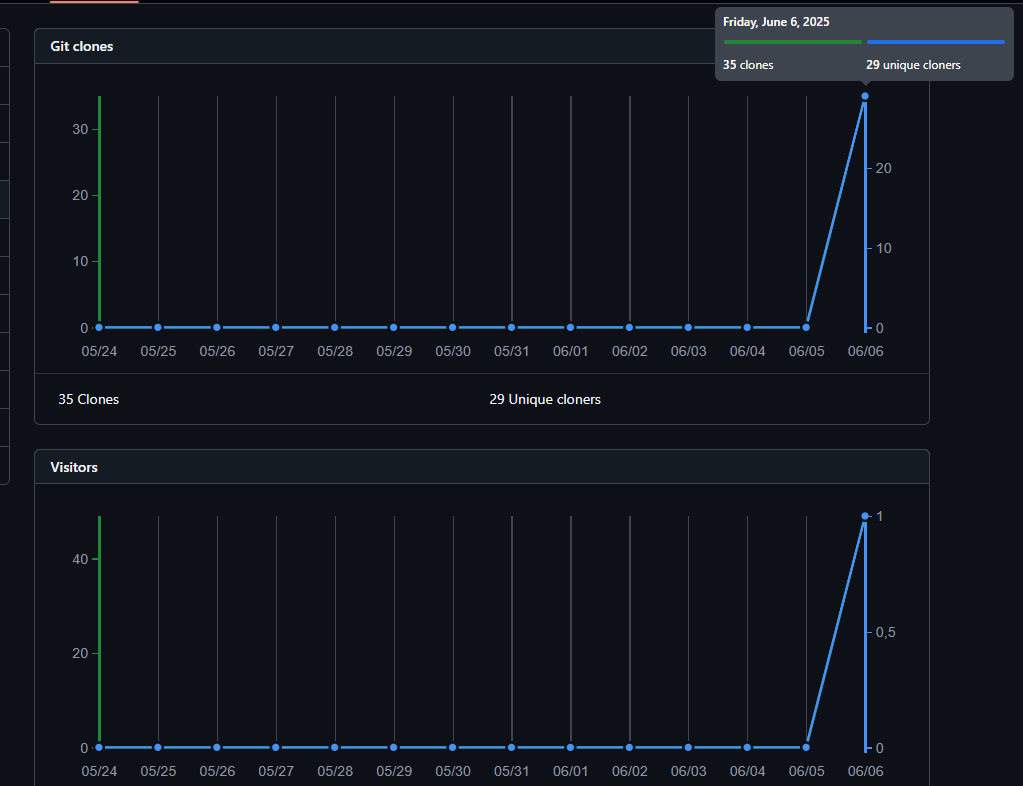
#> input picture alcantara.jpg, 1023 x 786 px, found by its file name
$ python simulador_mlbr.py
#> lines starting #> are read from the running program, lines starting #| are printed output that depends on the picture
import time
import matplotlib.pyplot as plt
import matplotlib.image as mpimg
import os

# imagem da base (tem q ter essa pasta/imagem)
img_path = os.path.join("imagens", "F:\\Projetos_tecnicos\\Python\MLBR\\alcantara.jpg")

# trajetoria estimada
alt_km = [0, 40, 150, 300, 450]
vel_ms = [0, 2000, 5000, 4800, 7700]
fases = ["Lançamento", "1º Estágio", "2º Estágio", "Coasting", "Órbita"]

# contagem clássica
print("Contagem regressiva para o MLBR 🚀 - Ao infinito e Além!")
for t in range(5, 0, -1):
    print(f"{t}...")
    time.sleep(1)

print("\n🔥 Ignição! MLBR subindo!")
time.sleep(1.5)

# checa se tem imagem
if not os.path.exists(img_path):
    print(f"⚠️  Cadê a imagem? Esperava {img_path}")
    print("Coloca a imagem da base de Alcântara na pasta 'imagens' com nome 'alcantara.jpg'")
    exit()

# carrega o fundo
img = mpimg.imread(img_path)
#> img is the input picture: shape (786, 1023, 4) float32; mean R, G, B, A 0.0676, 0.088, 0.116, 1

# gráfico com fundo de Alcântara
plt.figure(figsize=(10, 6))
plt.imshow(img, extent=[min(alt_km), max(alt_km), min(vel_ms), max(vel_ms)],
           aspect='auto', alpha=0.25)

plt.plot(alt_km, vel_ms, 'ro-', linewidth=2)

plt.title("Simulação de voo MLBR .:. Ao infinito e Além!")
plt.xlabel("Altitude (km)")
plt.ylabel("Velocidade (m/s)")
plt.grid(True)

# anotações das fases
for a, v, nome in zip(alt_km, vel_ms, fases):
    plt.annotate(f" {nome}", (a, v), textcoords="offset points", xytext=(0, 12), ha='center')
    print(f"{nome}: Alt {a} km | Vel {v} m/s")
    time.sleep(1)

plt.tight_layout()
plt.show()
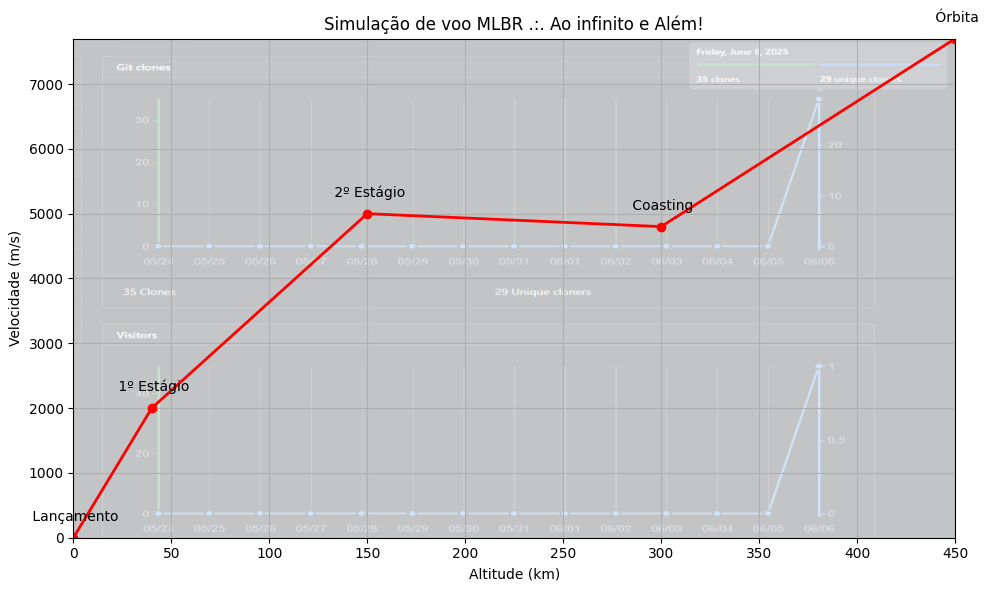
#> figure drawn by matplotlib, 1 panel

print("\n✅ Satélite inserido! Brasil na órbita!")
